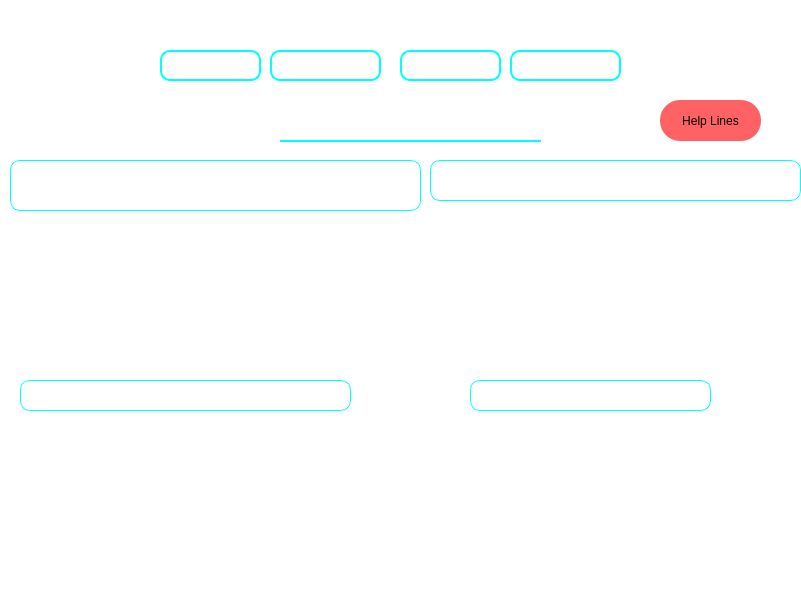
<?xml version="1.0" encoding="UTF-8"?>
<ui version="4.0">
 <class>MainWindow</class>
 <widget class="QMainWindow" name="MainWindow">
  <property name="geometry">
   <rect>
    <x>0</x>
    <y>0</y>
    <width>801</width>
    <height>602</height>
   </rect>
  </property>
  <property name="windowTitle">
   <string>MainWindow</string>
  </property>
  <property name="styleSheet">
   <string notr="true">background-color: white;</string>
  </property>
  <widget class="QWidget" name="centralwidget">
   <widget class="QLabel" name="label_2">
    <property name="geometry">
     <rect>
      <x>160</x>
      <y>50</y>
      <width>101</width>
      <height>31</height>
     </rect>
    </property>
    <property name="styleSheet">
     <string notr="true">color: Black;
Font-size:15px;
letter-spacing:1.2px;
border:2px solid cyan;
border-radius:10px;
background:none;
font-weight:bold;
color:white;</string>
    </property>
    <property name="text">
     <string>Home</string>
    </property>
    <property name="alignment">
     <set>Qt::AlignCenter</set>
    </property>
   </widget>
   <widget class="QLabel" name="label_3">
    <property name="geometry">
     <rect>
      <x>270</x>
      <y>50</y>
      <width>111</width>
      <height>31</height>
     </rect>
    </property>
    <property name="styleSheet">
     <string notr="true">color: Black;
Font-size:15px;
letter-spacing:1.2px;
border:2px solid cyan;
border-radius:10px;
background:none;
font-weight:bold;
color:white;</string>
    </property>
    <property name="text">
     <string>Precaution</string>
    </property>
    <property name="alignment">
     <set>Qt::AlignCenter</set>
    </property>
   </widget>
   <widget class="QLabel" name="label_4">
    <property name="geometry">
     <rect>
      <x>400</x>
      <y>50</y>
      <width>101</width>
      <height>31</height>
     </rect>
    </property>
    <property name="styleSheet">
     <string notr="true">color: Black;
Font-size:15px;
letter-spacing:1.2px;
border:2px solid cyan;
border-radius:10px;
background:none;
font-weight:bold;
color:white;</string>
    </property>
    <property name="text">
     <string>Latest</string>
    </property>
    <property name="alignment">
     <set>Qt::AlignCenter</set>
    </property>
   </widget>
   <widget class="QLabel" name="label_5">
    <property name="geometry">
     <rect>
      <x>510</x>
      <y>50</y>
      <width>111</width>
      <height>31</height>
     </rect>
    </property>
    <property name="styleSheet">
     <string notr="true">color: Black;
Font-size:15px;
letter-spacing:1.2px;
border:2px solid cyan;
border-radius:10px;
background:none;
font-weight:bold;
color:white;</string>
    </property>
    <property name="text">
     <string>Stats</string>
    </property>
    <property name="alignment">
     <set>Qt::AlignCenter</set>
    </property>
   </widget>
   <widget class="QLabel" name="label_6">
    <property name="geometry">
     <rect>
      <x>30</x>
      <y>10</y>
      <width>71</width>
      <height>81</height>
     </rect>
    </property>
    <property name="mouseTracking">
     <bool>true</bool>
    </property>
    <property name="styleSheet">
     <string notr="true">background:none</string>
    </property>
    <property name="text">
     <string/>
    </property>
    <property name="pixmap">
     <pixmap>cov.png</pixmap>
    </property>
    <property name="scaledContents">
     <bool>true</bool>
    </property>
    <property name="wordWrap">
     <bool>false</bool>
    </property>
   </widget>
   <widget class="QLabel" name="label_7">
    <property name="geometry">
     <rect>
      <x>10</x>
      <y>90</y>
      <width>141</width>
      <height>31</height>
     </rect>
    </property>
    <property name="styleSheet">
     <string notr="true">color:White;
Font-size:15px;
letter-spacing:0.5px;
background:none</string>
    </property>
    <property name="text">
     <string>|| Covid Tracker ||</string>
    </property>
   </widget>
   <widget class="QLabel" name="label_16">
    <property name="geometry">
     <rect>
      <x>0</x>
      <y>0</y>
      <width>801</width>
      <height>581</height>
     </rect>
    </property>
    <property name="styleSheet">
     <string notr="true"/>
    </property>
    <property name="text">
     <string/>
    </property>
    <property name="pixmap">
     <pixmap>image (2).png</pixmap>
    </property>
    <property name="scaledContents">
     <bool>true</bool>
    </property>
   </widget>
   <widget class="QLabel" name="label">
    <property name="geometry">
     <rect>
      <x>290</x>
      <y>100</y>
      <width>241</width>
      <height>31</height>
     </rect>
    </property>
    <property name="styleSheet">
     <string notr="true">color: Black;
Font-size:25px;
letter-spacing:1.2px;
background:none;
font-weight:bold;
color:white;</string>
    </property>
    <property name="text">
     <string>&lt;html&gt;&lt;head/&gt;&lt;body&gt;&lt;p align=&quot;center&quot;&gt;&lt;span style=&quot; font-size:19pt;&quot;&gt;||  Myth-Busters  ||&lt;/span&gt;&lt;/p&gt;&lt;/body&gt;&lt;/html&gt;</string>
    </property>
   </widget>
   <widget class="QLabel" name="label_8">
    <property name="geometry">
     <rect>
      <x>10</x>
      <y>160</y>
      <width>411</width>
      <height>51</height>
     </rect>
    </property>
    <property name="styleSheet">
     <string notr="true">color: Black;
Font-size:12px;
letter-spacing:1.2px;
border:1px solid cyan;
border-radius:10px;
background:none;
font-weight:bold;
color:white;</string>
    </property>
    <property name="text">
     <string>Can Covid-19 be transmitted through goods produced 
in countries where there is ongoing transmission?</string>
    </property>
   </widget>
   <widget class="QLabel" name="label_9">
    <property name="geometry">
     <rect>
      <x>70</x>
      <y>220</y>
      <width>271</width>
      <height>161</height>
     </rect>
    </property>
    <property name="toolTip">
     <string>&lt;html&gt;&lt;head/&gt;&lt;body&gt;&lt;p&gt;&lt;br/&gt;&lt;/p&gt;&lt;/body&gt;&lt;/html&gt;</string>
    </property>
    <property name="styleSheet">
     <string notr="true">color: Black;
Font-size:15px;
letter-spacing:1.2px;
background:none;
font-weight:bold;
color:white;</string>
    </property>
    <property name="text">
     <string/>
    </property>
    <property name="pixmap">
     <pixmap>m2.png</pixmap>
    </property>
    <property name="scaledContents">
     <bool>true</bool>
    </property>
   </widget>
   <widget class="QLabel" name="label_10">
    <property name="geometry">
     <rect>
      <x>430</x>
      <y>160</y>
      <width>371</width>
      <height>41</height>
     </rect>
    </property>
    <property name="styleSheet">
     <string notr="true">color: Black;
Font-size:12px;
letter-spacing:1.2px;
border:1px solid cyan;
border-radius:10px;
background:none;
font-weight:bold;
color:white;</string>
    </property>
    <property name="text">
     <string>Can Covid-19 be transmitted through mosquitoes?</string>
    </property>
   </widget>
   <widget class="QLabel" name="label_12">
    <property name="geometry">
     <rect>
      <x>20</x>
      <y>380</y>
      <width>331</width>
      <height>31</height>
     </rect>
    </property>
    <property name="styleSheet">
     <string notr="true">color: Black;
Font-size:12px;
letter-spacing:1.2px;
border:1px solid cyan;
border-radius:10px;
background:none;
font-weight:bold;
color:white;</string>
    </property>
    <property name="text">
     <string>Can digital thermometers be 100% effective 
in detecting Covid-19 patients?</string>
    </property>
   </widget>
   <widget class="QLabel" name="label_13">
    <property name="geometry">
     <rect>
      <x>70</x>
      <y>420</y>
      <width>211</width>
      <height>141</height>
     </rect>
    </property>
    <property name="styleSheet">
     <string notr="true">color: Black;
Font-size:15px;
letter-spacing:1.2px;
background:none;
font-weight:bold;
color:white;</string>
    </property>
    <property name="text">
     <string/>
    </property>
    <property name="pixmap">
     <pixmap>m3.jpg</pixmap>
    </property>
    <property name="scaledContents">
     <bool>true</bool>
    </property>
   </widget>
   <widget class="QLabel" name="label_14">
    <property name="geometry">
     <rect>
      <x>470</x>
      <y>380</y>
      <width>241</width>
      <height>31</height>
     </rect>
    </property>
    <property name="styleSheet">
     <string notr="true">color: Black;
Font-size:12px;
letter-spacing:1.2px;
border:1px solid cyan;
border-radius:10px;
background:none;
font-weight:bold;
color:white;</string>
    </property>
    <property name="text">
     <string>Can Pneumonia vaccine prevent 
Covid-19?</string>
    </property>
   </widget>
   <widget class="QLabel" name="label_15">
    <property name="geometry">
     <rect>
      <x>490</x>
      <y>420</y>
      <width>191</width>
      <height>141</height>
     </rect>
    </property>
    <property name="styleSheet">
     <string notr="true">color: Black;
Font-size:15px;
letter-spacing:1.2px;
background:none;
font-weight:bold;
color:white;</string>
    </property>
    <property name="text">
     <string/>
    </property>
    <property name="pixmap">
     <pixmap>m4.png</pixmap>
    </property>
    <property name="scaledContents">
     <bool>true</bool>
    </property>
   </widget>
   <widget class="QLabel" name="label_11">
    <property name="geometry">
     <rect>
      <x>510</x>
      <y>210</y>
      <width>201</width>
      <height>151</height>
     </rect>
    </property>
    <property name="text">
     <string/>
    </property>
    <property name="pixmap">
     <pixmap>m1.png</pixmap>
    </property>
    <property name="scaledContents">
     <bool>true</bool>
    </property>
   </widget>
   <widget class="QLabel" name="label_18">
    <property name="geometry">
     <rect>
      <x>630</x>
      <y>80</y>
      <width>171</width>
      <height>20</height>
     </rect>
    </property>
    <property name="font">
     <font>
      <pointsize>10</pointsize>
      <weight>75</weight>
      <bold>true</bold>
     </font>
    </property>
    <property name="styleSheet">
     <string notr="true">color:white;
background:none;</string>
    </property>
    <property name="text">
     <string>Welcome, Anurag Yadav</string>
    </property>
    <property name="alignment">
     <set>Qt::AlignCenter</set>
    </property>
   </widget>
   <widget class="QLabel" name="label_17">
    <property name="geometry">
     <rect>
      <x>680</x>
      <y>20</y>
      <width>61</width>
      <height>61</height>
     </rect>
    </property>
    <property name="styleSheet">
     <string notr="true">background:none;</string>
    </property>
    <property name="text">
     <string/>
    </property>
    <property name="pixmap">
     <pixmap>User icon.png</pixmap>
    </property>
    <property name="scaledContents">
     <bool>true</bool>
    </property>
   </widget>
   <widget class="QPushButton" name="pushButton_3">
    <property name="geometry">
     <rect>
      <x>660</x>
      <y>100</y>
      <width>101</width>
      <height>41</height>
     </rect>
    </property>
    <property name="styleSheet">
     <string notr="true">QPushButton{border-radius:20px;
font: 12pt &quot;Times New Roman&quot;;
	
	background-color: rgb(255, 98, 101);

font: 75 10pt &quot;Times New Roman&quot;;
color: rgb(0, 0, 0);}
QPushButton:hover {

	background-color: rgb(255, 0, 4);
 	color: rgb(255, 255, 255);
}
QPushButton:pressed{
	background-color: rgb(170, 170, 255);
}
{    background: #F8B97A;
    border:2px solid black;
	border-radius:15px;
    color:Black;
    font-size: 15px;
    letter-spacing: 0.5px;
    font-family: 'Lato';
    font-weight: 200;}
</string>
    </property>
    <property name="text">
     <string>Help Lines</string>
    </property>
   </widget>
   <widget class="QLabel" name="label_19">
    <property name="geometry">
     <rect>
      <x>280</x>
      <y>140</y>
      <width>261</width>
      <height>20</height>
     </rect>
    </property>
    <property name="styleSheet">
     <string notr="true">background:none;
border-top:2px solid cyan;</string>
    </property>
    <property name="text">
     <string/>
    </property>
   </widget>
   <zorder>label_16</zorder>
   <zorder>label_2</zorder>
   <zorder>label_3</zorder>
   <zorder>label_4</zorder>
   <zorder>label_5</zorder>
   <zorder>label_6</zorder>
   <zorder>label_7</zorder>
   <zorder>label</zorder>
   <zorder>label_8</zorder>
   <zorder>label_9</zorder>
   <zorder>label_10</zorder>
   <zorder>label_12</zorder>
   <zorder>label_13</zorder>
   <zorder>label_14</zorder>
   <zorder>label_15</zorder>
   <zorder>label_11</zorder>
   <zorder>label_18</zorder>
   <zorder>label_17</zorder>
   <zorder>pushButton_3</zorder>
   <zorder>label_19</zorder>
  </widget>
  <widget class="QMenuBar" name="menubar">
   <property name="geometry">
    <rect>
     <x>0</x>
     <y>0</y>
     <width>801</width>
     <height>21</height>
    </rect>
   </property>
  </widget>
 </widget>
 <resources/>
 <connections/>
</ui>
